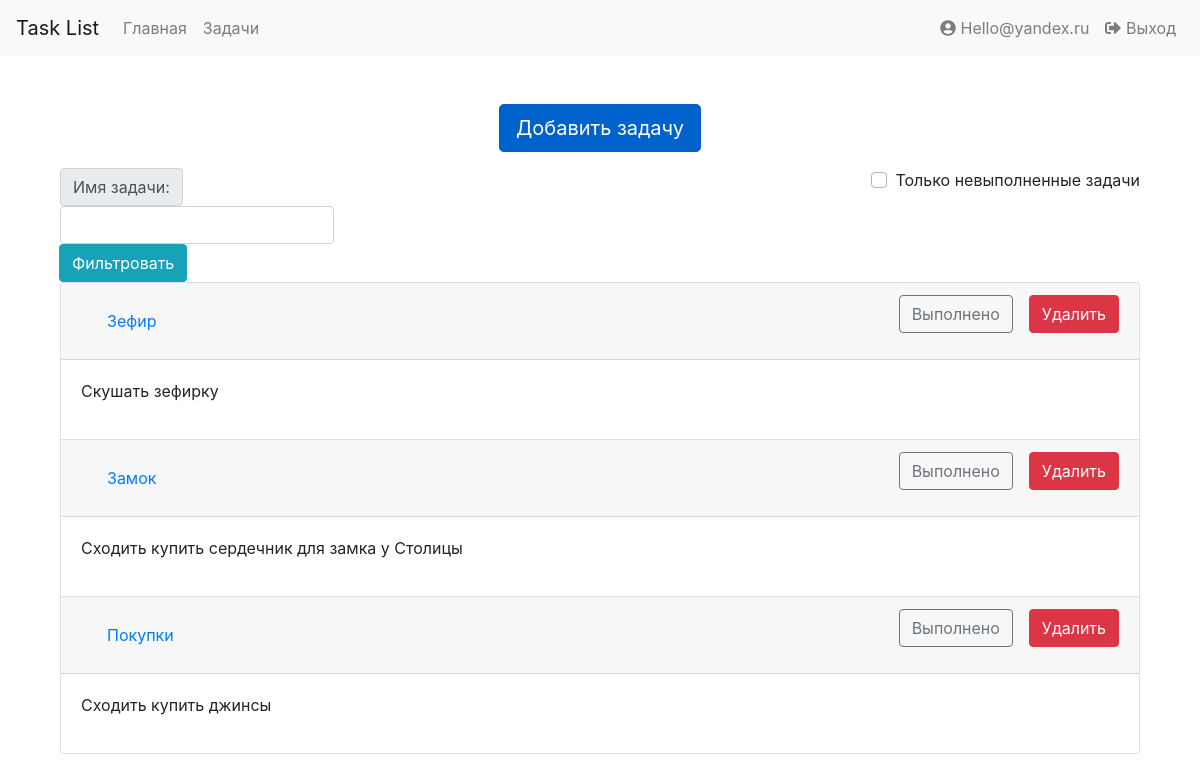
/tasks (signed in), run on the app's committed database.
### tables this page shows
CREATE TABLE users
(
	id integer not null
		constraint users_pk
			primary key autoincrement,
	email text not null,
	password text not null
);

CREATE TABLE "tasks" (
	"id"	integer NOT NULL,
	"title"	varchar(100) NOT NULL,
	"description"	text,
	"id_user"	int NOT NULL,
	"condition"	INTEGER NOT NULL DEFAULT 0,
	CONSTRAINT "tasks_pk" PRIMARY KEY("id" AUTOINCREMENT),
	FOREIGN KEY("id_user") REFERENCES "users" on update cascade on delete cascade
);

### app.py (the view)
@app.route("/tasks", methods=['GET'])
def show_tasks():
    if 'user_id' in session:
        user_id = session['user_id']
        user = Storage.get_user_by_id(user_id)
        tasks = Storage.get_task_by_user(user_id)
        return render_template("pages/task_list.html", page_title="Список задач", tasks=tasks, user=user)
    else:
        return redirect('/login')

### storage/__init__.py (called while the page is built)
    @staticmethod
    def get_user_by_id(id: int) -> User:
        user_data = db.execute('SELECT * FROM users WHERE id=?', (id,)).fetchone()
        if user_data:
            return User(id=user_data[0], email=user_data[1], password=user_data[2])
        else:
            return None

    @staticmethod
    def get_task_by_user(user_id: int):
        tasks = db.execute("SELECT tasks.id, tasks.title, tasks.description, tasks.id_user, tasks.condition from tasks INNER JOIN users ON tasks.id_user = users.id where users.id=?",
                           (user_id,)).fetchall()
        tasks_list = []
        for task in tasks:
            tasks_list.append(Task(id=task[0],
                                   title=task[1],
                                   description=task[2],
                                   user=Storage.get_user_by_id(task[3]),
                                   condition=task[4]))
        return tasks_list

### templates/pages/task_list.html (shortened to what this page needs)
{% extends "layouts/base_layout.html" %}
{% block main %}
    <section class="container">
        <div class="row justify-content-md-center mb-3">
            <a href="/task" class="btn btn-primary btn-lg active" role="button" aria-pressed="true">Добавить задачу</a>
        </div>
        <div class="d-flex">
            <div class align=center="input-group mb-3 ml-3 col-xl-6">
                <div class="input-group-prepend">
                    <span class="input-group-text">Имя задачи:</span>
                </div>
                <input type="text" name="filterName" class="form-control" id="filterName">
                <div class="input-group-append">
                    <button class="btn btn-info" onclick="FilterByName()">Фильтровать</button>
                </div>
            </div>
            <div class="custom-control mb-2 custom-checkbox ml-auto" onchange="transformTaskList()">
                <label class="custom-control-label" for="onlyDone">Только невыполненные задачи</label>
            </div>
        </div>
        <div class="row justify-content-md-center">
            <div class="accordion col-12" id="accordionExample">
            {% for task in tasks %}
              <div class="card" id="card_{{ task.id }}">
                <div class="card-header">
                  <h5 class="mb-0">
                      {% if not task.condition %}
                        <button class="btn btn-link" type="button" data-toggle="collapse" data-target="#collapseOne" aria-expanded="true" aria-controls="collapseOne">
                            <a href="/tasks/{{ task.id }}" class="btn btn-link" role="button" aria-pressed="true" id="task_title_{{task.id }}">{{task.title}}</a>
                        </button>
                        <button class="btn btn-danger float-right ml-3" type="button" onclick="removeTask({{task.id}})">
                            Удалить
                        </button>
                        <button type="button" class="btn float-right btn-outline-secondary" onclick="doneTask({{task.id}})" id="done_button_{{task.id}}">
                            Выполнено
                        </button>
                      {% endif %}
                  </h5>
                </div>
                <div id="collapseOne" class="collapse show" aria-labelledby="headingOne" data-parent="#accordionExample">
                  <div class="card-body" id="task_description_{{ task.id }}">
                      {% if not task.condition %}
                        <p>{{task.description}}</p>
                      {% else %}
                          <del id="del_descr_{{ task.id }}"><p>{{task.description}}</p></del>
                      {% endif %}
                  </div>
                </div>
              </div>
            {% endfor %}
        </div>
        </div>
    </section>
{% endblock %}

### templates/layouts/base_layout.html (shortened to what this page needs)
<!DOCTYPE html>
<html lang="en">
<head>
    <link rel="stylesheet" href="/static/css/bootstrap.min.css">
</head>
<body>
    <nav class="navbar navbar-expand-lg navbar-light bg-light">
        <a class="navbar-brand" href="#">Task List</a>
        <ul class="navbar-nav mr-auto">
            <li class="nav-item">
                <a class="nav-link" href="/">Главная</a>
            </li>
            {% if user %}
                <li class="nav-item">
                    <a class="nav-link" href="/tasks">Задачи</a>
                </li>
            {% endif %}
        </ul>
        <ul class="navbar-nav ml-auto">
            {% if user %}
                <li class="nav-item">
                    <a class="nav-link" href="#"><i class="fas fa-user-circle"></i> {{ user.email }}</a>
                </li>
                <li class="nav-item">
                    <a class="nav-link" href="/logout"><i class="fas fa-sign-out-alt"></i> Выход</a>
                </li>
            {% endif %}
        </ul>
    </nav>
    <main class="container mt-5">
    {% block main %}{% endblock %}
    </main>
</body>
</html>

### data on the page
users: email "Hello@yandex.ru"
tasks: title "Зефир", description "Скушать зефирку"
tasks: title "Замок", description "Сходить купить сердечник для замка у Столицы"
tasks: title "Покупки", description "Сходить купить джинсы"
